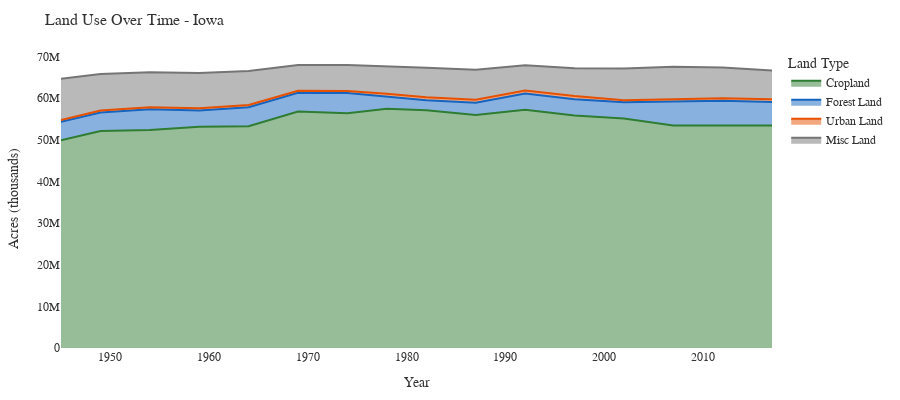

The cell this chart's notebook holds for it:
### Markdown cell above
## 6. Land Use Analysis

Explore how land use has changed over time, including the relationship between cropland and urban areas.

### Code cell
# Land use trends
landuse_df = data.get('landuse', pd.DataFrame())

if not landuse_df.empty:
    fig = land_use_trend_chart(landuse_df, SELECTED_STATE)
    fig.show()
else:
    print("Land use data not loaded")

### Figure 1 — Plotly figure (JSON) as saved in the notebook; plotly's stock layout.template omitted (floating-point values rounded to 4 significant figures)
{"data": [{"fillpattern": {"shape": ""}, "hovertemplate": "%{x}<br>%{y:,.0f} acres<extra>%{fullData.name}</extra>", "legendgroup": "Cropland", "line": {"color": "#2E7D32"}, "marker": {"symbol": "circle"}, "mode": "lines", "name": "Cropland", "orientation": "v", "showlegend": true, "stackgroup": "1", "type": "scatter", "x": [1945, 1949, 1954, 1959, 1964, 1969, 1974, 1978, 1982, 1987, 1992, 1997, 2002, 2007, 2012, 2017], "xaxis": "x", "y": [49880000.0, 52100000.0, 52340000.0, 53100000.0, 53250000.0, 56800000.0, 56380000.0, 57440000.0, 57070000.0, 55960000.0, 57200000.0, 55820000.0, 55110000.0, 53460000.0, 53430000.0, 53460000.0], "yaxis": "y"}, {"fillpattern": {"shape": ""}, "hovertemplate": "%{x}<br>%{y:,.0f} acres<extra>%{fullData.name}</extra>", "legendgroup": "Forest Land", "line": {"color": "#1565C0"}, "marker": {"symbol": "circle"}, "mode": "lines", "name": "Forest Land", "orientation": "v", "showlegend": true, "stackgroup": "1", "type": "scatter", "x": [1945, 1949, 1954, 1959, 1964, 1969, 1974, 1978, 1982, 1987, 1992, 1997, 2002, 2007, 2012, 2017], "xaxis": "x", "y": [4448000.0, 4452000.0, 5010000.0, 3914000.0, 4590000.0, 4500000.0, 4860000.0, 2970000.0, 2454000.0, 2920000.0, 3888000.0, 3888000.0, 3887000.0, 5728000.0, 5936000.0, 5608000.0], "yaxis": "y"}, {"fillpattern": {"shape": ""}, "hovertemplate": "%{x}<br>%{y:,.0f} acres<extra>%{fullData.name}</extra>", "legendgroup": "Urban Land", "line": {"color": "#E65100"}, "marker": {"symbol": "circle"}, "mode": "lines", "name": "Urban Land", "orientation": "v", "showlegend": true, "stackgroup": "1", "type": "scatter", "x": [1945, 1949, 1954, 1959, 1964, 1969, 1974, 1978, 1982, 1987, 1992, 1997, 2002, 2007, 2012, 2017], "xaxis": "x", "y": [413000.0, 456000.0, 445000.0, 530000.0, 530000.0, 456000.0, 477000.0, 655000.0, 677000.0, 746000.0, 712000.0, 801000.0, 521000.0, 521000.0, 628000.0, 672000.0], "yaxis": "y"}, {"fillpattern": {"shape": ""}, "hovertemplate": "%{x}<br>%{y:,.0f} acres<extra>%{fullData.name}</extra>", "legendgroup": "Misc Land", "line": {"color": "#757575"}, "marker": {"symbol": "circle"}, "mode": "lines", "name": "Misc Land", "orientation": "v", "showlegend": true, "stackgroup": "1", "type": "scatter", "x": [1945, 1949, 1954, 1959, 1964, 1969, 1974, 1978, 1982, 1987, 1992, 1997, 2002, 2007, 2012, 2017], "xaxis": "x", "y": [9894000.0, 8806000.0, 8429000.0, 8469000.0, 8171000.0, 6232000.0, 6251000.0, 6611000.0, 7079000.0, 7195000.0, 6068000.0, 6654000.0, 7593000.0, 7806000.0, 7392000.0, 6927000.0], "yaxis": "y"}], "layout": {"font": {"color": "#333", "family": "Arial, sans-serif", "size": 12}, "height": 400, "legend": {"title": {"text": "Land Type"}, "tracegroupgap": 0}, "margin": {"b": 50, "l": 60, "r": 30, "t": 50}, "paper_bgcolor": "white", "plot_bgcolor": "white", "title": {"font": {"color": "#333", "size": 16}, "text": "Land Use Over Time - Iowa"}, "xaxis": {"anchor": "y", "domain": [0, 1], "title": {"text": "Year"}}, "yaxis": {"anchor": "x", "domain": [0, 1], "title": {"text": "Acres (thousands)"}}}}
